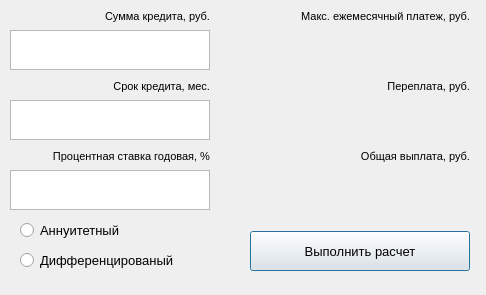
<?xml version="1.0" encoding="UTF-8"?>
<ui version="4.0">
 <class>credit_wind</class>
 <widget class="QDialog" name="credit_wind">
  <property name="geometry">
   <rect>
    <x>0</x>
    <y>0</y>
    <width>486</width>
    <height>295</height>
   </rect>
  </property>
  <property name="windowTitle">
   <string>Dialog</string>
  </property>
  <widget class="QLabel" name="label">
   <property name="geometry">
    <rect>
     <x>10</x>
     <y>10</y>
     <width>200</width>
     <height>20</height>
    </rect>
   </property>
   <property name="sizeIncrement">
    <size>
     <width>1</width>
     <height>0</height>
    </size>
   </property>
   <property name="font">
    <font>
     <pointsize>8</pointsize>
    </font>
   </property>
   <property name="text">
    <string>Сумма кредита, руб.</string>
   </property>
   <property name="alignment">
    <set>Qt::AlignRight|Qt::AlignTop|Qt::AlignTrailing</set>
   </property>
  </widget>
  <widget class="QTextEdit" name="textEdit_summ">
   <property name="geometry">
    <rect>
     <x>10</x>
     <y>30</y>
     <width>200</width>
     <height>40</height>
    </rect>
   </property>
  </widget>
  <widget class="QTextEdit" name="textEdit_term">
   <property name="geometry">
    <rect>
     <x>10</x>
     <y>100</y>
     <width>200</width>
     <height>40</height>
    </rect>
   </property>
  </widget>
  <widget class="QLabel" name="label_term">
   <property name="geometry">
    <rect>
     <x>10</x>
     <y>80</y>
     <width>200</width>
     <height>20</height>
    </rect>
   </property>
   <property name="sizeIncrement">
    <size>
     <width>1</width>
     <height>0</height>
    </size>
   </property>
   <property name="font">
    <font>
     <pointsize>8</pointsize>
    </font>
   </property>
   <property name="text">
    <string>Срок кредита, мес.</string>
   </property>
   <property name="alignment">
    <set>Qt::AlignRight|Qt::AlignTop|Qt::AlignTrailing</set>
   </property>
  </widget>
  <widget class="QTextEdit" name="textEdit_proc">
   <property name="geometry">
    <rect>
     <x>10</x>
     <y>170</y>
     <width>200</width>
     <height>40</height>
    </rect>
   </property>
  </widget>
  <widget class="QLabel" name="label_3">
   <property name="geometry">
    <rect>
     <x>10</x>
     <y>150</y>
     <width>200</width>
     <height>20</height>
    </rect>
   </property>
   <property name="sizeIncrement">
    <size>
     <width>1</width>
     <height>0</height>
    </size>
   </property>
   <property name="font">
    <font>
     <pointsize>8</pointsize>
    </font>
   </property>
   <property name="text">
    <string>Процентная ставка годовая, %</string>
   </property>
   <property name="alignment">
    <set>Qt::AlignRight|Qt::AlignTop|Qt::AlignTrailing</set>
   </property>
  </widget>
  <widget class="QRadioButton" name="radioButton_ann">
   <property name="geometry">
    <rect>
     <x>20</x>
     <y>220</y>
     <width>170</width>
     <height>20</height>
    </rect>
   </property>
   <property name="font">
    <font>
     <pointsize>10</pointsize>
    </font>
   </property>
   <property name="text">
    <string>Аннуитетный</string>
   </property>
  </widget>
  <widget class="QRadioButton" name="radioButton_dif">
   <property name="geometry">
    <rect>
     <x>20</x>
     <y>250</y>
     <width>170</width>
     <height>20</height>
    </rect>
   </property>
   <property name="font">
    <font>
     <pointsize>10</pointsize>
    </font>
   </property>
   <property name="text">
    <string>Дифференцированый</string>
   </property>
  </widget>
  <widget class="QLabel" name="label_4">
   <property name="geometry">
    <rect>
     <x>250</x>
     <y>150</y>
     <width>220</width>
     <height>60</height>
    </rect>
   </property>
   <property name="sizeIncrement">
    <size>
     <width>1</width>
     <height>0</height>
    </size>
   </property>
   <property name="font">
    <font>
     <pointsize>8</pointsize>
    </font>
   </property>
   <property name="text">
    <string>Общая выплата, руб.</string>
   </property>
   <property name="alignment">
    <set>Qt::AlignRight|Qt::AlignTop|Qt::AlignTrailing</set>
   </property>
  </widget>
  <widget class="QLabel" name="label_5">
   <property name="geometry">
    <rect>
     <x>250</x>
     <y>10</y>
     <width>220</width>
     <height>60</height>
    </rect>
   </property>
   <property name="sizeIncrement">
    <size>
     <width>1</width>
     <height>0</height>
    </size>
   </property>
   <property name="font">
    <font>
     <pointsize>8</pointsize>
    </font>
   </property>
   <property name="text">
    <string>Макс. ежемесячный платеж, руб.</string>
   </property>
   <property name="alignment">
    <set>Qt::AlignRight|Qt::AlignTop|Qt::AlignTrailing</set>
   </property>
  </widget>
  <widget class="QLabel" name="label_6">
   <property name="geometry">
    <rect>
     <x>250</x>
     <y>80</y>
     <width>220</width>
     <height>60</height>
    </rect>
   </property>
   <property name="sizeIncrement">
    <size>
     <width>1</width>
     <height>0</height>
    </size>
   </property>
   <property name="font">
    <font>
     <pointsize>8</pointsize>
    </font>
   </property>
   <property name="text">
    <string>Переплата, руб.</string>
   </property>
   <property name="alignment">
    <set>Qt::AlignRight|Qt::AlignTop|Qt::AlignTrailing</set>
   </property>
  </widget>
  <widget class="QLabel" name="label_month">
   <property name="geometry">
    <rect>
     <x>250</x>
     <y>30</y>
     <width>220</width>
     <height>40</height>
    </rect>
   </property>
   <property name="sizeIncrement">
    <size>
     <width>1</width>
     <height>0</height>
    </size>
   </property>
   <property name="font">
    <font>
     <pointsize>24</pointsize>
    </font>
   </property>
   <property name="text">
    <string/>
   </property>
   <property name="alignment">
    <set>Qt::AlignRight|Qt::AlignTrailing|Qt::AlignVCenter</set>
   </property>
  </widget>
  <widget class="QLabel" name="label_over">
   <property name="geometry">
    <rect>
     <x>250</x>
     <y>100</y>
     <width>220</width>
     <height>40</height>
    </rect>
   </property>
   <property name="sizeIncrement">
    <size>
     <width>1</width>
     <height>0</height>
    </size>
   </property>
   <property name="font">
    <font>
     <pointsize>24</pointsize>
    </font>
   </property>
   <property name="text">
    <string/>
   </property>
   <property name="alignment">
    <set>Qt::AlignRight|Qt::AlignTrailing|Qt::AlignVCenter</set>
   </property>
  </widget>
  <widget class="QLabel" name="label_all">
   <property name="geometry">
    <rect>
     <x>250</x>
     <y>170</y>
     <width>220</width>
     <height>40</height>
    </rect>
   </property>
   <property name="sizeIncrement">
    <size>
     <width>1</width>
     <height>0</height>
    </size>
   </property>
   <property name="font">
    <font>
     <pointsize>24</pointsize>
    </font>
   </property>
   <property name="lineWidth">
    <number>0</number>
   </property>
   <property name="midLineWidth">
    <number>0</number>
   </property>
   <property name="text">
    <string/>
   </property>
   <property name="alignment">
    <set>Qt::AlignRight|Qt::AlignTrailing|Qt::AlignVCenter</set>
   </property>
  </widget>
  <widget class="QPushButton" name="pushButton">
   <property name="geometry">
    <rect>
     <x>250</x>
     <y>231</y>
     <width>220</width>
     <height>40</height>
    </rect>
   </property>
   <property name="font">
    <font>
     <pointsize>10</pointsize>
    </font>
   </property>
   <property name="text">
    <string>Выполнить расчет</string>
   </property>
  </widget>
 </widget>
 <resources/>
 <connections/>
</ui>
